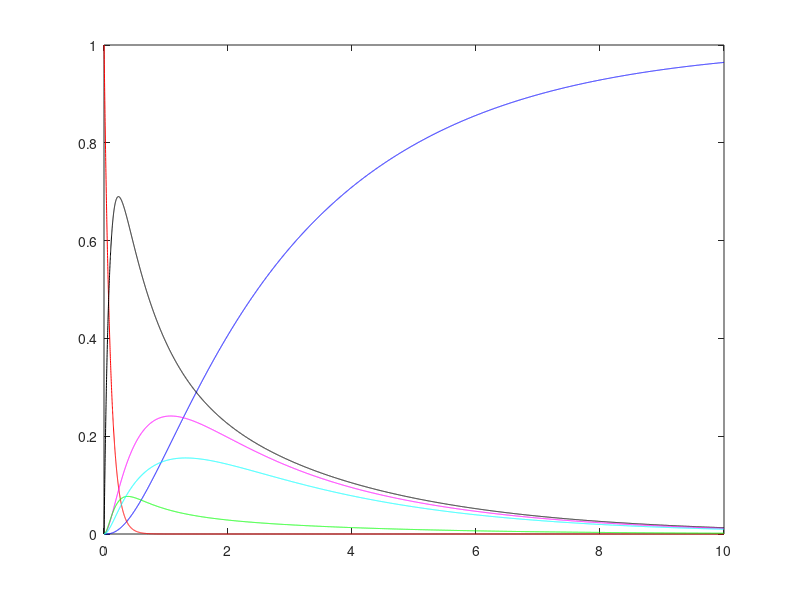

Write the MATLAB code that produced this figure.
%% time constant in day-1;

w = 10;
a = 1/1.2;
c = 1/2.3;
e = 1.2;
b = 1/5;
d = 1/1.1;
f = 1/0.1;
g = 1;
h = 1/10;    
i = 1/730;
k = 1/90;
j = 1/12;

dt = min ([w,a,c,e,b,d,f,g,h,i,k,j].^(-1))/100;

na = 1; %only D is absorbing;
nt = 5;
nstep = 10000;


     % D   P  W  S  F   K 
M = [1/dt 0 0 g i h ; ...                       %D
       0 1/dt-w 0 0 0 0 ; ...                   %P
       0 w 1/dt-(a+e+c) b f d ; ...             %W
       0 0 a 1/dt-(j+b+g) 0 0 ; ...             %S
       0 0 e 0 1/dt-(i+f) k ; ...               %F
       0 0 c j 0 1/dt-(k+h+d)]*dt ; ...         %K
sum(M);
%%       
R = M(1:na,na+1:na+nt);
Q = M(na+1:na+nt, na+1:na+nt);

%build the fundamental matrix
I = eye(size(Q));
F = inv(I-Q);

%the time matrix
T = F*dt; %in days

% Absorption matrix
A = R*F;
disp('sum of column of A');
disp(sum(A));

% A =
%           P          W          S         F         K  
% D     1.0000     1.0000      1.0000     1.0000    1.0000



%time
%   P           W           S         F         K
%    0.1000       0         0         0         0       P
%    1.4338    1.4338    0.3074    1.4336    1.2933     W
%    0.9311    0.9311    0.9789    0.9309    0.8398     S
%    0.1728    0.1728    0.0371    0.2728    0.1569     F
%    0.6871    0.6871    0.2110    0.6870    1.6000     K

N = zeros(na+nt,nstep);

N(2,1) = 1; % first column is for initial population, 
%initally the nitrates are localized in the FIELD (row 3)
%N(:,1)=
%
%   0
%   0
%   1
%   0
%   0
%   0
for j=2:nstep
N(:,j)= M*N(:,j-1);
end 

time = (1 : nstep)*dt; %in days
%plot(time,N')
plot(time,N(1,:),'b') %state DIED over the time (blue line)
hold on;
plot(time,N(2,:),'r') %state PLANT over the time ( red line)
plot(time,N(3,:),'k') %state WATER over the time ( black line)
plot(time,N(4,:),'m') %state  SEAWEED over the time ( magneta line)
plot(time,N(5,:),'g') %state  FISH over the time ( green line)
plot(time,N(6,:),'c') %state  KRILL over the time ( cian line)









